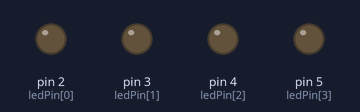
Recording of a sketch running on a simulated Arduino Uno, built with avr-gcc and run on an emulated ATmega328P. Parts: output pins drawn as LEDs (lit = HIGH).

Above: at 2.0 s.
At 5.0 s:
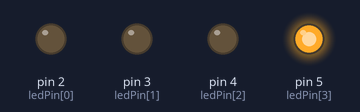
At 6.5 s:
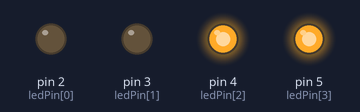
At 7.2 s:
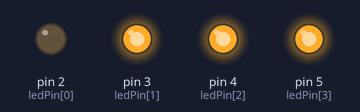
At 7.7 s:
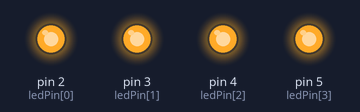
Timing chart, 0 to 10.4 s (numbered marks = the images above):
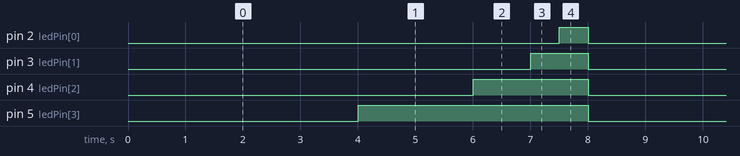

The sketch:

binarycounter.ino
```cpp
int ledPin[] = {2,3,4,5};

void setup()
{
  for (int i =0;i<4;i++)
  {
    pinMode(ledPin[i], OUTPUT);
  }
}

void loop()
{
  for (int counter =0;counter<=15; counter++)
  {
    displayBinary(counter+1);
    delay(500);
  }
}

void displayBinary(int numToShow)
{
  numToShow=numToShow-8;
  if ((numToShow)>=1)
    {
      digitalWrite(ledPin[3], HIGH);
    }
    else
    {
      digitalWrite(ledPin[3], LOW);
    }

    numToShow=numToShow-4;
    if ((numToShow)>=1)
    {
      digitalWrite(ledPin[2], HIGH);
    }
    else
    {
      digitalWrite(ledPin[2], LOW);
    }

     numToShow=numToShow-2;
    if ((numToShow)>=1)
    {
      digitalWrite(ledPin[1], HIGH);
    }
    else
    {
      digitalWrite(ledPin[1], LOW);
    }

    numToShow=numToShow-1;
    if ((numToShow)>=1)
    {
      digitalWrite(ledPin[0], HIGH);
    }
    else
    {
      digitalWrite(ledPin[0], LOW);
    }


}
```

Measured:
- by itself, pin 2 (ledPin[0]): alternates HIGH for 0.50 s and LOW for 7.5 s
- by itself, pin 3 (ledPin[1]): alternates HIGH for 1.0 s and LOW for 7.0 s
- by itself, pin 4 (ledPin[2]): alternates HIGH for 2.0 s and LOW for 6.0 s
- by itself, pin 5 (ledPin[3]): alternates HIGH for 4.0 s and LOW for 4.0 s
